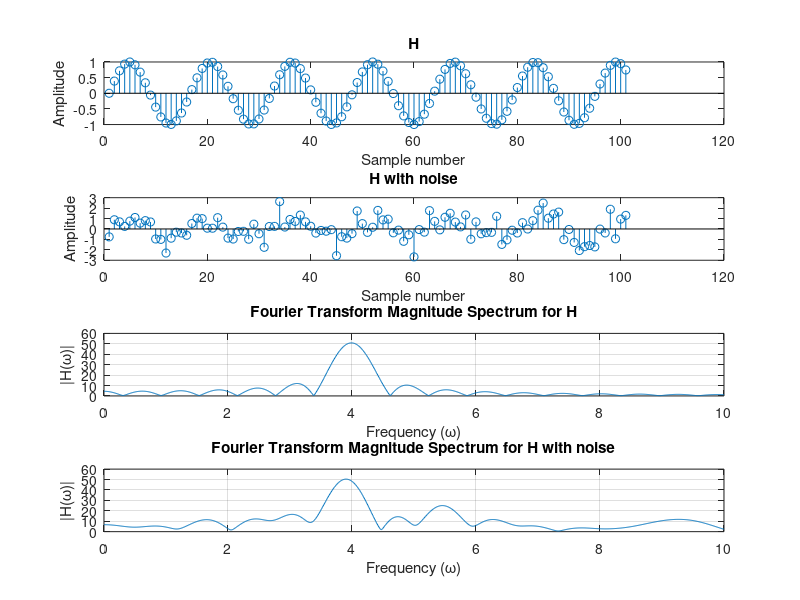

Write the MATLAB code that produced this figure.
clc;
clear all;
close all;

t = 0:0.1:10;
h = sin(4*t);
h_new = awgn(h,2);

omega = linspace(0, 10, 1000);
res = zeros(1, length(omega));

for b = 1:length(omega)
    out = 0;
    for a = 1:length(h)
        out = out + h(a)*exp(-1i * omega(b) * t(a));
    end
    res(b) = out;
end

figure;
subplot(4,1,1);
stem(1:length(h), h);
title("H");
xlabel("Sample number");
ylabel("Amplitude");

subplot(4,1,2);
stem(1:length(h_new), h_new);
title("H with noise");
xlabel("Sample number");
ylabel("Amplitude");

subplot(4,1,3);
plot(omega, abs(res));
xlabel('Frequency (\omega)');
ylabel('|H(\omega)|');
title('Fourier Transform Magnitude Spectrum for H');
grid on;

for b = 1:length(omega)
    out = 0;
    for a = 1:length(h_new)
        out = out + h_new(a)*exp(-1i * omega(b) * t(a));
    end
    res(b) = out;
end

subplot(4,1,4);
plot(omega, abs(res));
xlabel('Frequency (\omega)');
ylabel('|H(\omega)|');
title('Fourier Transform Magnitude Spectrum for H with noise');
grid on;